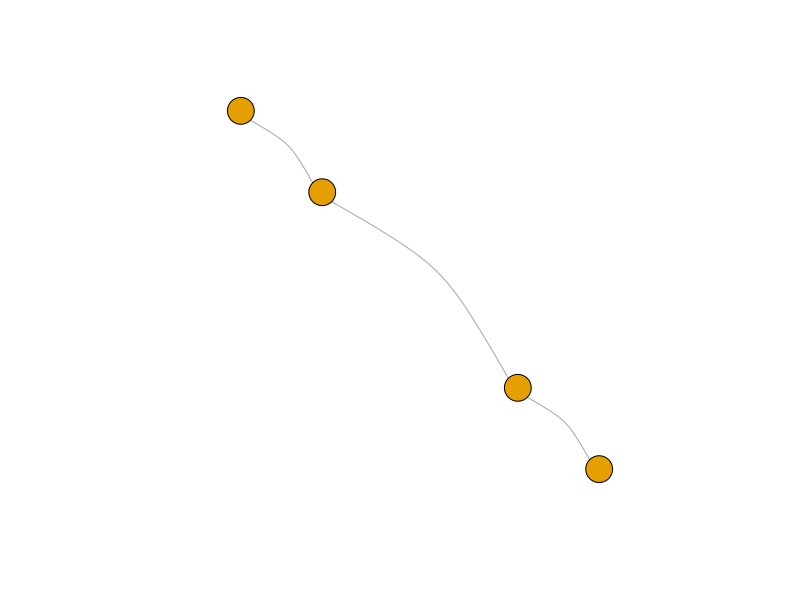
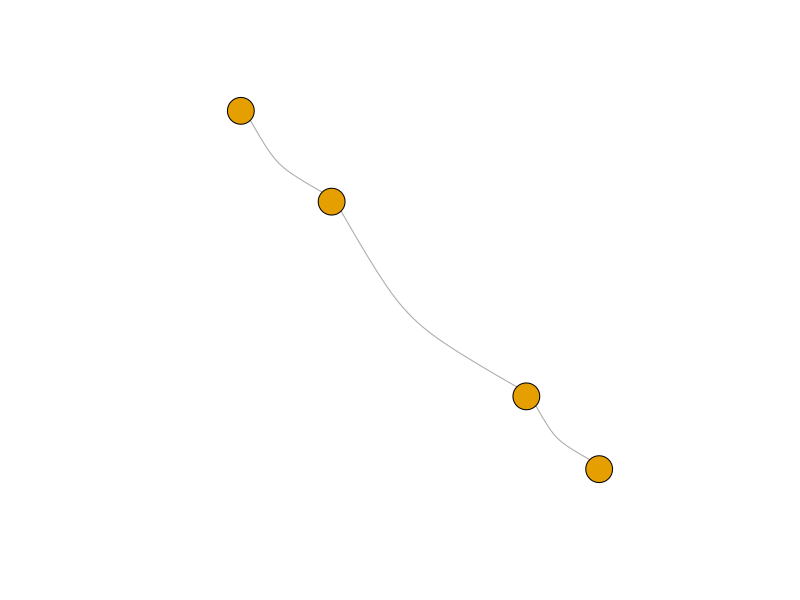
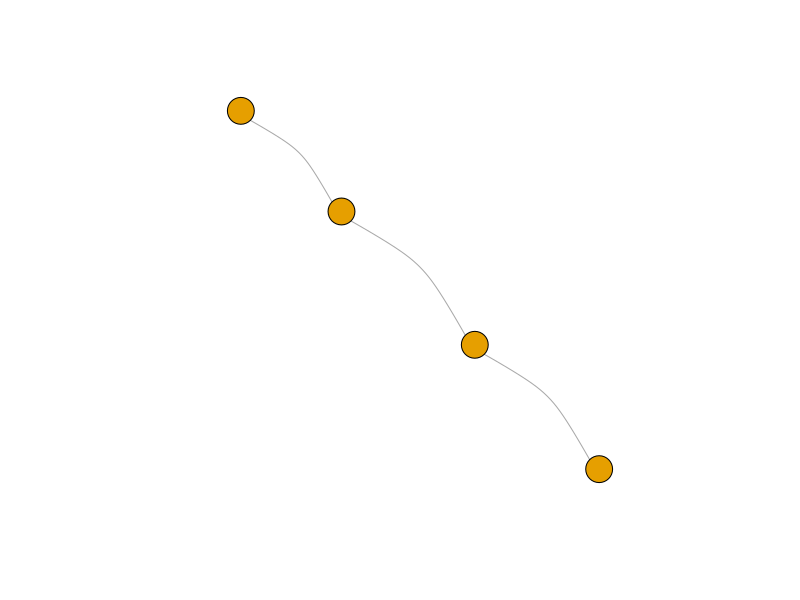
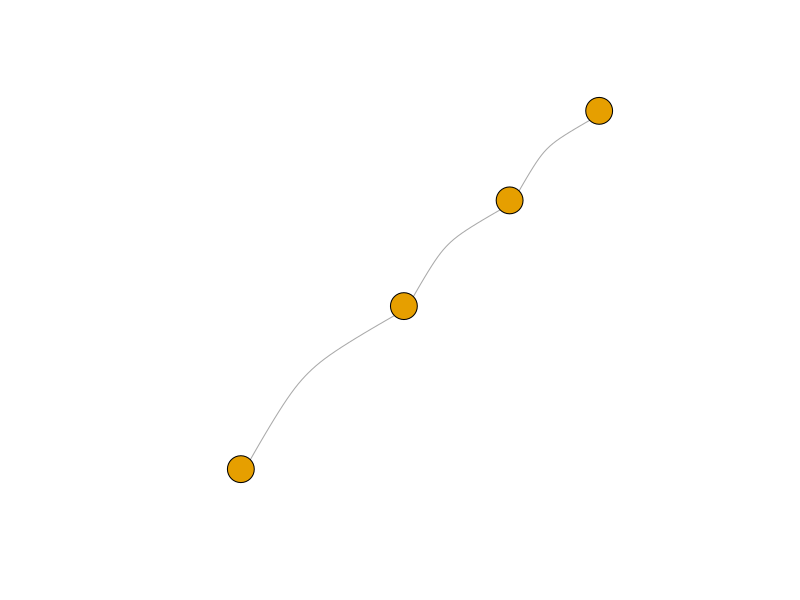
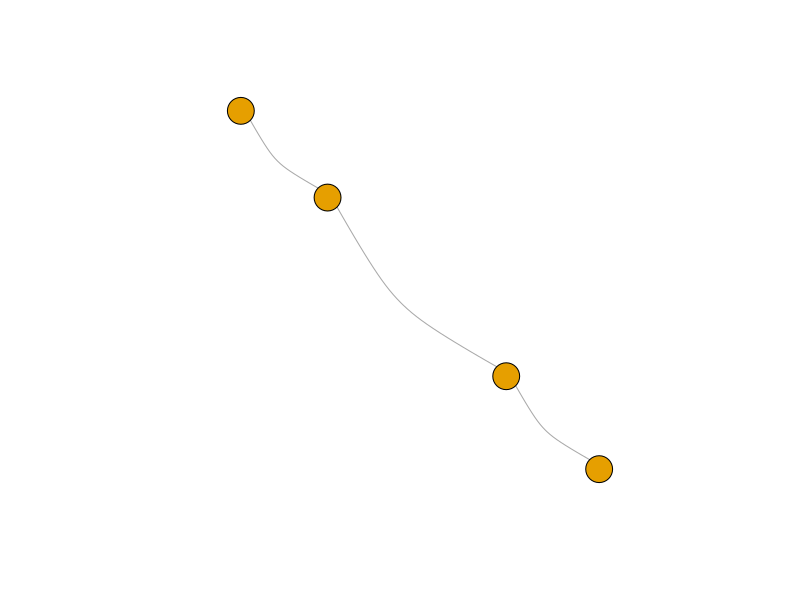
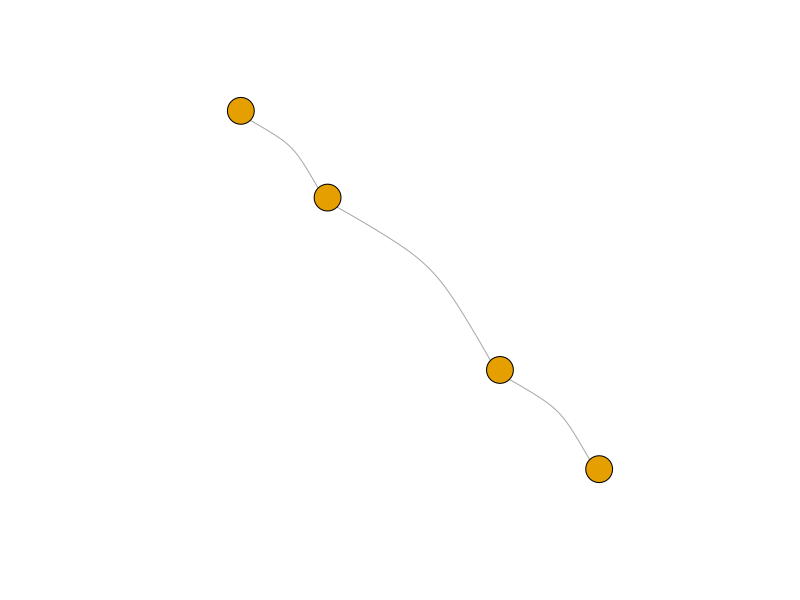
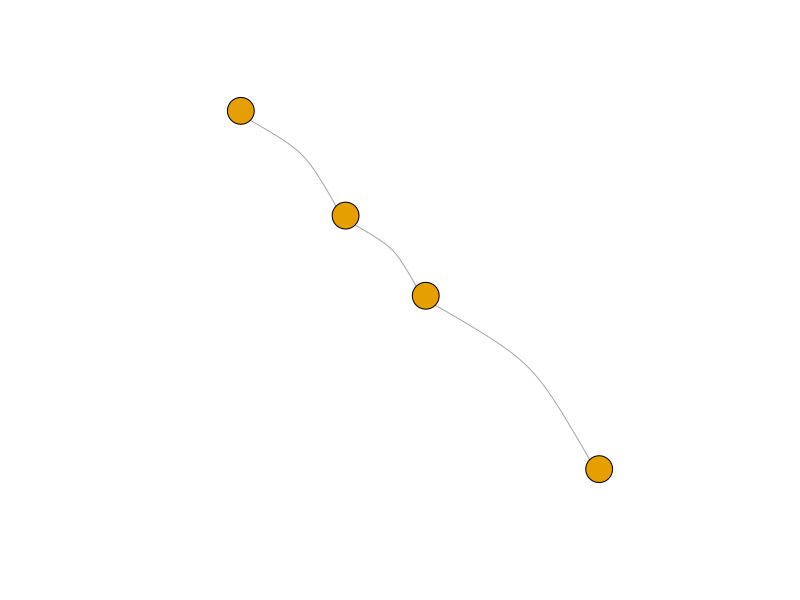
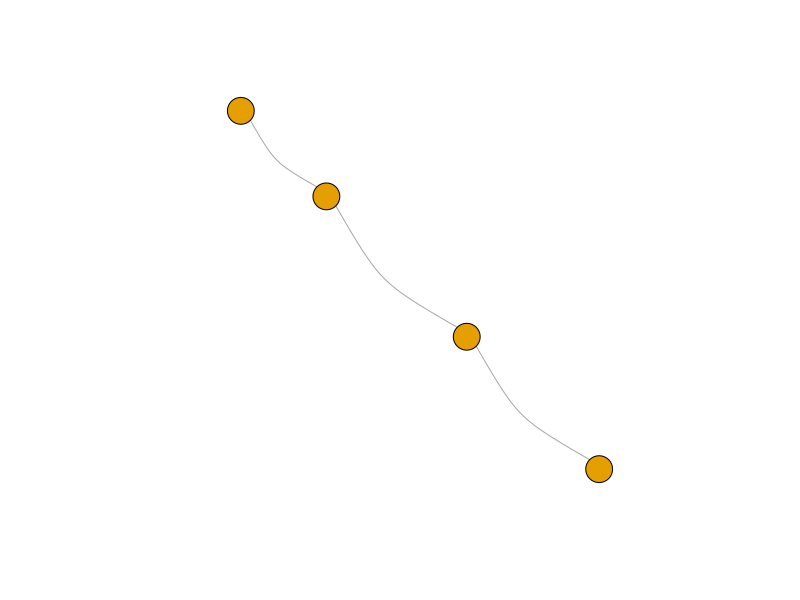

Here is the R script that generated these plots, in order: (Note: this script raises an error after producing the figures.)
#############################_Libraries_##########################
setwd(dirname(rstudioapi::getSourceEditorContext()$path))
getwd()
Sys.setenv(LANG = "en")

if (!("igraph" %in% rownames(installed.packages()))) install.packages("igraph")
library(igraph)

#############################_Graph_generation_#######################
#' Losowy obrót dla rysunku grafu - layout_in_circle() psuje losowość
#'
#' @param graph List
#' @return matrix
#'
randomLayout <- function(graph)
{
  rotation <- runif(1, 0, 2*pi)
  layout <- layout_in_circle(graph)
  return(cbind(cos(rotation) * layout[,1] - sin(rotation) * layout[,2], sin(rotation) * layout[,1] + cos(rotation) * layout[,2]))
}

#' Tworzy katalog do zapisu grafów
#'
#' @param vertexNo int - liczba wierzchołków
#' @param fileName string - nazwa grafu
#' @return string - ścieżka
#'
createDir <- function(vertexNo, fileName)
{
  dir.create(as.character(vertexNo), showWarnings = FALSE)
  dir.create(file.path(vertexNo, fileName), showWarnings = FALSE)
  pathName <- paste0(vertexNo, '/', fileName)
  unlink(paste0(pathName, "/*"))
  return(pathName)
}

#' Rysuj graf
#'
#' @param graph Graph - Graf do narysowania
#' @param pathName string - Ścieżka
#' @param fileName string - Nazwa pliku
#' @param vertexNo int - liczba wierzchołków
#' @param i int - Numer iteracji
#' @param plotCurve float
#' @return void
#'
plotGraphHelper <- function(graph, pathName, fileName, vertexNo, i, plotCurve)
{
  png(file.path(pathName, paste0(fileName, "-", vertexNo, "-", i, ".png")), width = 800, height = 600)
  plot(graph, vertex.label = NA, edge.curved = plotCurve)
  dev.off()
}

#' Graf ścieżka N wierzchołków, nieskierowany
#'
#' @param N int - liczba rysunków
#' @param vertexNo int - liczba wierzchołków
#' @param plotCurve float
#' @return void
#'
plotPaths <- function(N, vertexNo, plotCurve)
{
  fileName <- 'path'
  pathName <- createDir(vertexNo, fileName)
  definition <- c()
  for (index in 1:(vertexNo-1))
  {
    definition <- c(definition, index, index + 1)
  }
  definitionMatrix <- matrix(definition, ncol = 2, byrow = TRUE)
  
  for (i in 1:N)
  {
    graph <- graph_from_edgelist(definitionMatrix, directed = FALSE)
    E(graph)$weight <- runif(ecount(graph))
    plotGraphHelper(graph, pathName, fileName, vertexNo, i, plotCurve)
  }
}

#' Graf cykliczny N wierzchołków, 100% pewności na połączenie wierzchołków, nieskierowany
#'
#' @param N int - liczba rysunków
#' @param vertexNo int - liczba wierzchołków
#' @param plotCurve float
#' @return void
#'
plotCycles <- function(N, vertexNo, plotCurve)
{
  fileName <- 'cycle'
  pathName <- createDir(vertexNo, fileName)
  for (i in 1:N)
  {
    graph <- make_ring(vertexNo, directed = FALSE)
    plotGraphHelper(graph, pathName, fileName, vertexNo, i, plotCurve)
  }
}

#' Graf pełny N wierzchołków, 100% pewności na połączenie wierzchołków, nieskierowany
#'
#' @param N int - liczba rysunków
#' @param vertexNo int - liczba wierzchołków
#' @param plotCurve float
#' @return void
#'
plotFullGraphs <- function(N, vertexNo, plotCurve)
{
  fileName <- 'full'
  pathName <- createDir(vertexNo, fileName)
  for (i in 1:N)
  {
    graph <- graph.full(vertexNo, directed = FALSE)
    E(graph)$weight <- runif(ecount(graph))
    plotGraphHelper(graph, pathName, fileName, vertexNo, i, plotCurve)
  }
}

#' Graf spójny N wierzchołków
#'
#' @param N int - liczba rysunków
#' @param vertexNo int - liczba wierzchołków
#' @param plotCurve float
#' @return void
#'
plotConnectedGraphs <- function(N, vertexNo, plotCurve)
{
  fileName <- 'connected'
  pathName <- createDir(vertexNo, fileName)
  for (i in 1:N)
  {
    graph <- graph(c(1, 2, 2, 3, 3, 4, 4, 5, 5, 1, 1, round(runif(1, 1, 10)), 2, round(runif(1, 1, 10)), 3, round(runif(1, 1, 10)) , 4, round(runif(1, 1, 10)) , 5, round(runif(1, 1, 10))))
    plotGraphHelper(graph, pathName, fileName, vertexNo, i, plotCurve)
  }
}

#' Graf dwudzielny N wierzchołków
#'
#' @param N int - liczba rysunków
#' @param vertexNo int - liczba wierzchołków
#' @param plotCurve float
#' @return void
#'
plotBipartiteGraphs <- function(N, vertexNo, plotCurve)
{
  fileName <- 'bipartite'
  pathName <- createDir(vertexNo, fileName)
  for (i in 1:N)
  {
    graph <- make_full_bipartite_graph(vertexNo/2, vertexNo/2, directed = FALSE)
    E(graph)$weight <- runif(ecount(graph))
    plotGraphHelper(graph, pathName, fileName, vertexNo, i, plotCurve)
  }
}

#' Graf pusty N wierzchołków
#'
#' @param N int - liczba rysunków
#' @param vertexNo int - liczba wierzchołków
#' @param plotCurve float
#' @return void
#'
plotEmptyGraphs <- function(N, vertexNo, plotCurve)
{
  fileName <- 'empty'
  pathName <- createDir(vertexNo, fileName)
  for (i in 1:N)
  {
    graph <- make_empty_graph(vertexNo, directed = FALSE)
    plotGraphHelper(graph, pathName, fileName, vertexNo, i, plotCurve)
  }
}

plotPaths(500, 4, 0.3)
plotCycles(500, 4, 0.3)
plotFullGraphs(500, 4, 0.3)
plotEmptyGraphs(200, 4, 0.3)

plotPaths(500, 5, 0.3)
plotCycles(500, 5, 0.3)
plotFullGraphs(500, 5, 0.3)
plotEmptyGraphs(200, 5, 0.3)

plotPaths(500, 6, 0.3)
plotCycles(500, 6, 0.3)
plotFullGraphs(500, 6, 0.3)
plotEmptyGraphs(200, 6, 0.3)

plotPaths(500, 7, 0.3)
plotCycles(500, 7, 0.3)
plotFullGraphs(500, 7, 0.3)
plotEmptyGraphs(200, 7, 0.3)
